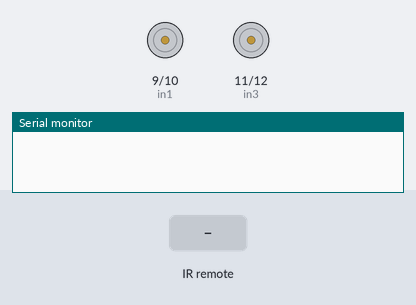
Simulated run of this sketch. Board: Arduino Uno, built with avr-gcc and run on an emulated ATmega328P. On the bench: motor-driver pin pairs drawn as motors (green arrow = first pin HIGH = forward, orange = second pin HIGH = backward, longer = more drive, scaled by the enable pin), the last lines printed to the serial monitor. The inputs (shaded band) are chosen by the test bench.

Above: at 1.2 s.
1.3 s: infrared code 0xF30CFF00 received
At 1.8 s:
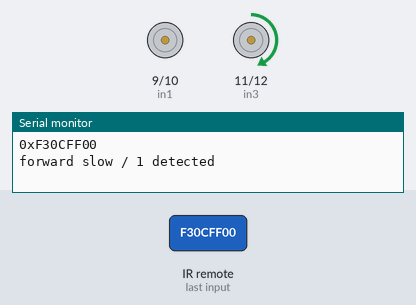
2.8 s: infrared code 0xE916FF00 received
At 4.0 s:
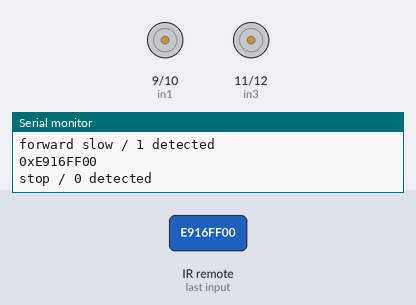
4.3 s: infrared code 0xA15EFF00 received
At 5.3 s:
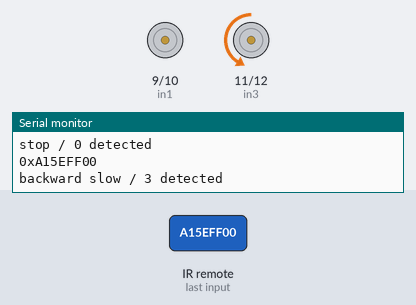
5.8 s: infrared code 0xF708FF00 received
At 6.5 s:
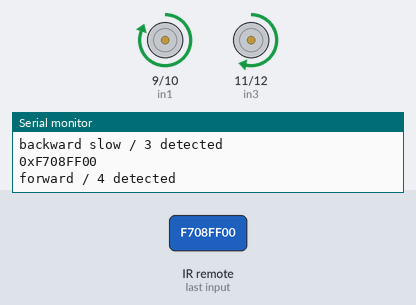
7.3 s: infrared code 0xA55AFF00 received
At 7.6 s:
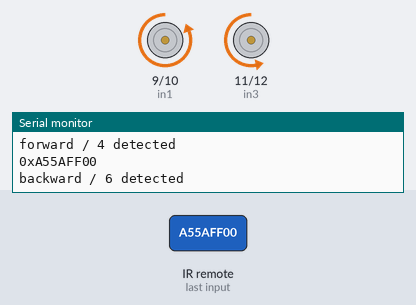
8.8 s: infrared code 0xBD42FF00 received
At 10.0 s:
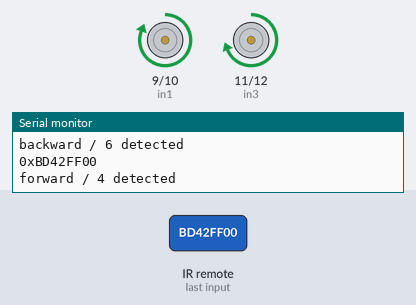
Timing chart, 0 to 11.3 s (numbered marks = the images above; inputs shaded):
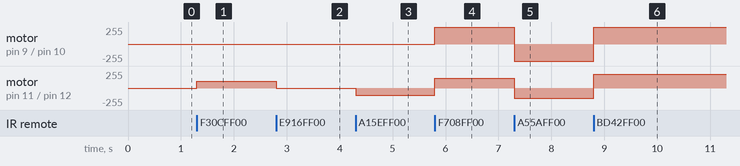

Measured:
- after the input at 1.3 s, motor on pin 11 (in3) / pin 12 (in4): stopped → forward 105/255 at once
- after the input at 2.8 s, motor on pin 11 (in3) / pin 12 (in4): forward 105/255 → stopped at once
- after the input at 4.3 s, motor on pin 11 (in3) / pin 12 (in4): stopped → backward 105/255 at once
- after the input at 5.8 s, motor on pin 9 (in1) / pin 10 (in2): stopped → forward 255/255 at once; motor on pin 11 (in3) / pin 12 (in4): backward 105/255 → forward 150/255 at once
- after the input at 7.3 s, motor on pin 9 (in1) / pin 10 (in2): forward 255/255 → backward 255/255 at once; motor on pin 11 (in3) / pin 12 (in4): forward 150/255 → backward 150/255 at once
- after the input at 8.8 s, motor on pin 9 (in1) / pin 10 (in2): backward 255/255 → forward 255/255 at once; motor on pin 11 (in3) / pin 12 (in4): backward 150/255 → forward 210/255 at once

The sketch:

arduino_control.ino
```cpp
// Main code for Isaac
// https://github.com/RiptideVideos/Isaac-The-Carpentopod

#include <IRremote.hpp>

// Motor control pins
const int enA = 2;
const int in1 = 9;
const int in2 = 10;
const int enB = 3;
const int in3 = 11;
const int in4 = 12;

// IR remote pin
#define IR_RECEIVE_PIN 8
// IR remote variables, each corisponds to a button on the remote
// 0
// 1 2* 3
// 4 5* 6
// 7 8* 9
// * Unused
#define STOP 0xE916FF00
#define FORWARDSLOW 0xF30CFF00
#define BACKWARDSLOW 0xA15EFF00
#define FORWARD 0xF708FF00
#define BACKWARD 0xA55AFF00
#define FORWARDFAST 0xBD42FF00
#define BACKWARDFAST 0xB54AFF00
// Change these above ^ hex codes if you have a differnt IR Remote

const int speed = 150; // how fast the motors spin. -255 (reverse) to 255. gears lower this by x3.75

void setup() {
  // set pins to output
  pinMode(enA, OUTPUT);
  pinMode(in1, OUTPUT);
  pinMode(in2, OUTPUT);
  pinMode(enB, OUTPUT);
  pinMode(in3, OUTPUT);
  pinMode(in4, OUTPUT);
  // open serial
  Serial.begin(115200);
  // begin IR
  IrReceiver.begin(IR_RECEIVE_PIN, ENABLE_LED_FEEDBACK);
  // stop motors
  stopMotors();
}

void loop() {
if (IrReceiver.decode()) { // detect recived signal
    if (IrReceiver.decodedIRData.protocol != UNKNOWN) { // filter out garbage signals
      Serial.print("0x");
      Serial.println(IrReceiver.decodedIRData.decodedRawData, HEX); //print signal data in serial moniter
      unsigned long code = IrReceiver.decodedIRData.decodedRawData;
      switch (code) {
        case STOP: // detect stop button (0 by defualt)
          Serial.println("stop / 0 detected");
          stopMotors();
          break;
        case FORWARDSLOW: // detect forward button (1 by defualt)
          Serial.println("forward slow / 1 detected");
          forward(speed*0.7);
          break;
        case BACKWARDSLOW: // detect backwars button (3 by defualt)
          Serial.println("backward slow / 3 detected");
          backward(speed*0.7);
          break;
        case FORWARD: // detect forward button (4 by defualt)
          Serial.println("forward / 4 detected");
          forward(speed);
          break;
        case BACKWARD: // detect backwars button (6 by defualt)
          Serial.println("backward / 6 detected");
          backward(speed);
          break;
        case FORWARDFAST: // detect forward button (7 by defualt)
          Serial.println("forward / 4 detected");
          forward(speed*1.4);
          break;
        case BACKWARDFAST: // detect backwars button (9 by defualt)
          Serial.println("backward / 6 detected");
          backward(speed*1.4);
          break;
      }
    }
    IrReceiver.resume(); // continue detecting IR
  }
}

// Motor control funcs

// Speed range: -255 (full reverse) to 255 (full forward)
void motorA(int speed) { // only controls motor A
  if (speed >= 0) {
    digitalWrite(in1, HIGH);
    digitalWrite(in2, LOW);
  } else {
    digitalWrite(in1, LOW);
    digitalWrite(in2, HIGH);
    speed = -speed;
  }
  analogWrite(enA, speed);
}

void motorB(int speed) { // only controls motor B
  if (speed >= 0) {
    digitalWrite(in3, HIGH);
    digitalWrite(in4, LOW);
  } else {
    digitalWrite(in3, LOW);
    digitalWrite(in4, HIGH);
    speed = -speed;
  }
  analogWrite(enB, speed);
}

void forward(int speed) {
  motorA(speed);
  motorB(speed);
}

void backward(int speed) {
  motorA(-speed);
  motorB(-speed);
}

void stopMotors() {
  analogWrite(enA, 0);
  analogWrite(enB, 0);
}
```
